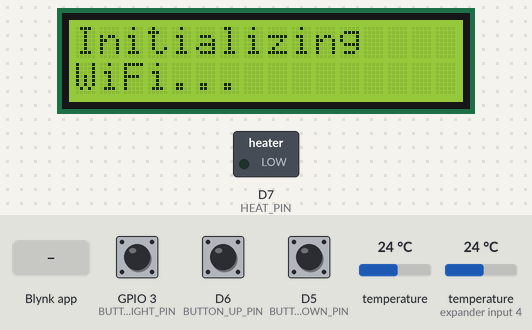
Recording of a sketch running on a simulated ESP8266 (NodeMCU). On the bench: 16×2 character LCD, switched loads named in the sketch (green lamp = pin HIGH). The inputs (shaded band) are chosen by the test bench; at power-on: temperature 24 °C, GPIO 3 (BUTTON_BACKLIGHT_PIN) HIGH, D6 (BUTTON_UP_PIN) HIGH, D5 (BUTTON_DOWN_PIN) HIGH, temperature (sensor on expander input 4) 24 °C. WiFi joins after 1.5 s; servers stay silent unless stated; what the sketch prints to the serial monitor is not drawn.

Above: at 2.2 s.
At 5.2 s:
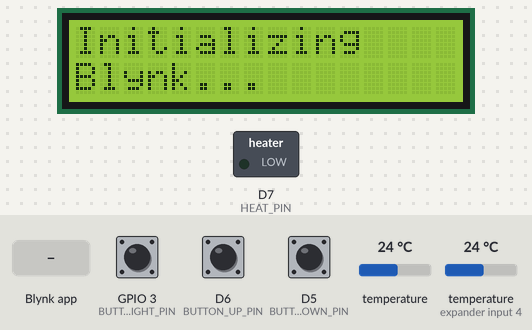
5.3 s: temperature (sensor 0) set to 15.7 °C
7.0 s: temperature (sensor 0) set to 14.3 °C
At 8.5 s:
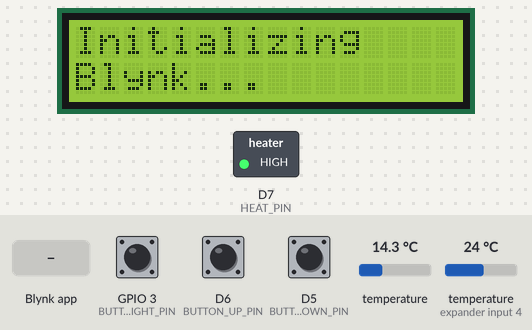
16.5 s: Blynk app writes 1 to V2
At 18.5 s:
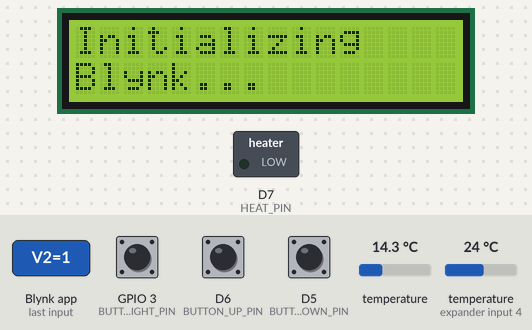
Timing chart, 0 to 20.0 s (numbered marks = the images above; inputs shaded):
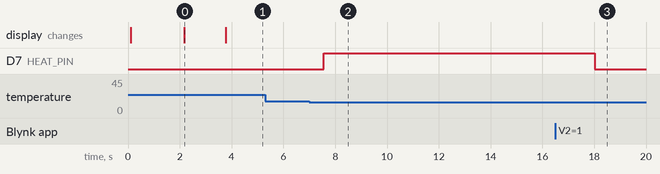

The sketch:

NodeMcuTemperatureBox.ino
```cpp
// PROPAGATOR THERMOSTAT
// IoT project using NodeMCU in combination with Blynk to control the soil temperature in a heated seed propagator
// C 2018 FoxhillSoft
// https://www.instructables.com/Propagator-Thermostat-Using-ESP8266NodeMCU-and-Bly/


#include <ESP8266WiFi.h>
#include <BlynkSimpleEsp8266.h>
#include <Wire.h>
#include <LiquidCrystal_I2C.h>
#include <DallasTemperature.h>


// NodeMCU pin layout
#define LCD_SCL_PIN D1          // GPI04
#define LCD_SDA_PIN D2          // GPI05
#define ONE_WIRE_BUS D3         // GPI00
#define BUTTON_DOWN_PIN D5      // GPIO14
#define BUTTON_UP_PIN D6        // GPI012
#define HEAT_PIN D7             // GPIO13
#define BUTTON_BACKLIGHT_PIN D9 // GPIO3

// Global defines
#define T_TARGET_MIN 15           // Minimum target soil temperature (in degrees Celsius)
#define T_TARGET_MAX 35           // Maximum target soil temperature (in degrees Celsius)
#define COLOR_RED "#E3233F"       // Color of the red LED in Blynk app
#define COLOR_GREEN "#68FC79"     // Color of the green LED in Blynk app
#define TIMER_CHECK_BLYNK  11000L // Frequency in ms to check Blynk connection
#define TIMER_TURN_OFF_LCD 60000L // Frequency in ms to turn off LCD backlight

// Setup a oneWire instance to communicate with the DS1820 temperature Sensors
OneWire oneWire(ONE_WIRE_BUS);

// Pass our oneWire reference to Dallas Temperature.
DallasTemperature Sensors(&oneWire);

// Setup Blynk timer, used to periodically check the Blynk connection
BlynkTimer Timer1;

// Setup Blynk timer, used to turn off LCD backlight after some time
BlynkTimer Timer2;

// Construct an LCD object and pass it the
// I2C address, width (in characters) and
// height (in characters). Depending on the
// Actual device, the IC2 address may change.
LiquidCrystal_I2C LCD(0x3F, 16, 2);

// Important: enter your own data below!
char MySSID[]           = "<<<your SSID goes here>>>";                 // SSID of your WiFi network
char MyPassword[]       = "<<<your password goes here>>>";                  // Password of your WiFi network
char BlynkAuthToken[] = "<<<your Blynk authorization token goes here>>>"; // Your Auth Token in the Blynk App, see the Project Settings (nut icon).

float TempAir;                                              // Air temperature
float TempSoil;                                             // Soil temperature
int   TempTarget;                                           // Target soil temperature
bool  Connected2Blynk;                                      // Blynk connection status
bool  ActuatorHeat;                                         // Actuator heating status
bool  ErrorStatus;                                          // Error status


// ------------------------FUNCTIONS------------------------------------------------------
BLYNK_WRITE(V2)
// This function will be calLED every time Slider Widget
// in Blynk app writes values to the Virtual Pin V2
{
  TempTarget = param.asInt();                            // Assigning incoming value from pin V2 to variable
  Blynk.virtualWrite(V5, TempTarget);
  Serial.println(TempTarget);
  LCD.backlight();                                       // Turn on the backlight
}

WidgetLED LED(V3);
// Register LED in Blynk app to Virtual Pin V3

static void UpdateRelays();

// Fill in real names and pins
static const int RELAY_1_NAME = 0;
static const int RELAY_2_NAME = 0;
static const int RELAY_3_NAME = 0;
static const int RELAY_4_NAME = 0;


void setup() {
  // --------- Step 1: initialize the device
  InitDevice();

  // --------- Step 2: start WiFi
  InitWiFi();

  // --------- Step 3: connect to Blynk
  InitBlynk();

  // --------- Step 4: initialize LCD display
  //InitLCD();
}

void loop() {
  // --------- Step 1: get sensor data
  GetSensorData();

  // --------- Step 2: get manual input
  GetManualInput();

  // --------- Step 3: take action if required
  Check4Action();

  // --------- Step 4: update Blynk
  ProcessBlynk();

  // --------- Step 5: update LCD display
  //UpdateLCD();

  UpdateRelays();
}

void InitDevice()
// Initialize device hardware and software
{
  Serial.begin(115200);
  delay(10);

  Serial.println("Initializing device");

  pinMode(BUTTON_UP_PIN, INPUT_PULLUP);                // Activate 'up button' pin as input including internal pullup
  pinMode(BUTTON_DOWN_PIN, INPUT_PULLUP);              // Activate 'down button' pin as input including internal pullup
  pinMode(BUTTON_BACKLIGHT_PIN, INPUT_PULLUP);         // Activate 'backlight button' pin as input including internal pullup
  pinMode(HEAT_PIN, OUTPUT);                           // Activate 'heat relay' pin as output

  // Configure relays as outputs
  pinMode(RELAY_1_NAME, OUTPUT);
  pinMode(RELAY_2_NAME, OUTPUT);
  pinMode(RELAY_3_NAME, OUTPUT);
  pinMode(RELAY_4_NAME, OUTPUT);

  // Start by turning heat relay OFF
  ActuatorHeat = false;
  digitalWrite(HEAT_PIN, LOW);                         // Turn heat relay off

  //Initialize global variables
  TempTarget = T_TARGET_MIN;
  Connected2Blynk = false;
  ErrorStatus = false;

  // Setup the LCD display. The begin call takes the width and height.
  // This should match the number provided to the constructor.
  Wire.begin(LCD_SDA_PIN, LCD_SCL_PIN);
  LCD.begin(16, 2);                                     // Initialize LCD display
  LCD.backlight();                                      // Turn on the backlight
  LCD.setCursor(0, 0);
  LCD.print("Blynk Thermostat");
  LCD.setCursor(0, 1);
  LCD.print("FoxhillSoft 2018");
  delay(2000);
  LCD.setCursor(0, 0);
  LCD.print("Initializing    ");
  LCD.setCursor(0, 1);
  LCD.print("Sensors...      ");
  // Start up the temperatur sensor library
  Sensors.begin();
}

void InitWiFi()
//Start WiFi connection
{
  // Check for the presence of the shield:
  if (WiFi.status() == WL_NO_SHIELD) {
    Serial.println("WiFi shield not present");
    // Don't continue:
    while (true);
  }

  // Connect to WiFi
  Serial.print("Connecting to ");
  Serial.println(MySSID);
  LCD.setCursor(0, 1);
  LCD.print("WiFi...         ");

  WiFi.begin(MySSID, MyPassword);

  while (WiFi.status() != WL_CONNECTED) {
    Serial.print(".");
    delay(500);
    if (!DebounceKey(BUTTON_BACKLIGHT_PIN)) ESP.reset();  // Sometimes Wifi connection fails, use backlight button as reset button
  }
  Serial.println("");
  Serial.println("WiFi connected");
  Serial.println("IP address: ");
  Serial.println(WiFi.localIP());
}

void InitBlynk()
// Connect to Blynk
{
  Serial.println("Connecting to Blynk");
  LCD.setCursor(0, 1);
  LCD.print("Blynk...        ");

  Blynk.config(BlynkAuthToken);
  // line below needs to be BEFORE Blynk.connect()
  Timer1.setInterval(TIMER_CHECK_BLYNK, CheckConnection); // Periodically check if Blynk still connected
  Blynk.connect();
  if (Blynk.connected())
  {
    Connected2Blynk = true;
    Serial.println("Connected to Blynk server");

    // Inform Blynk about initial status
    Blynk.setProperty(V3, "color", COLOR_GREEN);
    Blynk.setProperty(V3, "label", "Off");
    Blynk.virtualWrite(V4, ActuatorHeat);
    Blynk.virtualWrite(V2, TempTarget);
    Blynk.virtualWrite(V5, TempTarget);
    LED.on();
    LED.setValue(255);
  }
}

void InitLCD()
// Show labels on LCD display
{
  LCD.clear();
  LCD.setCursor(0, 0);
  LCD.print("T Air  Soil Trgt");
  LCD.setCursor(0, 1);
  LCD.print("C               ");
  Timer2.setInterval(TIMER_TURN_OFF_LCD, TurnOffLCD); // Periodically turn LCD backlight off
}

void GetSensorData()
// Get data from all temperature Sensors
{
  // Issue a global temperature request to all devices on the bus
  Serial.print("Requesting temperatures...");
  Sensors.requestTemperatures();   // Send the command to get temperatures
  TempSoil = Sensors.getTempCByIndex(0);
  TempAir = Sensors.getTempCByIndex(1);
  Serial.println("done");
  Serial.print("Soil temperature via device 1 (index 0) is: ");
  Serial.println(TempSoil);
  Serial.print("Air temperature via device 2 (index 1) is: ");
  Serial.println(TempAir);

  // Check if Sensors still work properly
  if ((TempSoil < -75) or (TempAir < -75) or (TempSoil > 75) or (TempAir > 75))
  {
    Serial.println("Invalid temperature(s) detected, sensor error");
    ErrorStatus = true;
  }
  else ErrorStatus = false;
}

void  GetManualInput()
// Check for manual input
{
  if (!DebounceKey(BUTTON_DOWN_PIN))
  {
    // Button to decrease target temperature is pressed
    Serial.println("Button down pressed");
    LCD.backlight();                  // Turn on the backlight
    TempTarget--;
    if (TempTarget < T_TARGET_MIN) TempTarget = T_TARGET_MIN;
    UpdateBlynk();
  }
  if (!DebounceKey(BUTTON_UP_PIN))
  {
    // button to increase target temperature is pressed
    Serial.println("Button up pressed");
    LCD.backlight();                  // Turn on the backlight
    TempTarget++;
    if (TempTarget > T_TARGET_MAX) TempTarget = T_TARGET_MAX;
    UpdateBlynk();
  }
  if (!DebounceKey(BUTTON_BACKLIGHT_PIN))
  {
    // button to turn on LCD backlight is pressed
    Serial.println("Button LCD backlight pressed");
    LCD.backlight();                  // Turn on the backlight
  }
}

void Check4Action()
// See if it is time to turn on or off the heat
{
  if (ErrorStatus) TurnHeatOn(false);
  else
  {
    if (!ActuatorHeat && (TempTarget > TempSoil))TurnHeatOn(true);
    if ( ActuatorHeat && (TempTarget < TempSoil))TurnHeatOn(false);
  }
}

void TurnHeatOn(bool TurnOn)
// Turn heat on or off
{
  if (TurnOn)
  {
    Serial.println("Turning heat on");
    ActuatorHeat = true;
    // Turn heat relay on
    digitalWrite(HEAT_PIN, HIGH);
    // Inform Blynk
    Blynk.setProperty(V3, "color", COLOR_RED);
    Blynk.setProperty(V3, "label", "On");
    UpdateBlynk();
  }
  else
  {
    Serial.println("Turning heat off");
    ActuatorHeat = false;
    // Turn heat relay off
    digitalWrite(HEAT_PIN, LOW);
    // Inform Blynk
    Blynk.setProperty(V3, "color", COLOR_GREEN);
    Blynk.setProperty(V3, "label", "Off");
    UpdateBlynk();
  }
}

void ProcessBlynk()
// Process Blynk
{
  if (Connected2Blynk) {
    Blynk.run();                    // Process incoming commands and perform housekeeping of Blynk connection
  }
  Timer1.run();                      // Poll timer1 to see if it is time for action
  Timer2.run();                      // Poll timer2 to see if it is time for action
}

void UpdateLCD()
// Show data on LCD display
{
  LCD.setCursor(0, 1);
  if (ErrorStatus)
  {
    LCD.backlight();                // Turn on the backlight
    LCD.print("! SENSOR ERROR !");
  }
  else
  {
    LCD.print("C               ");
    LCD.setCursor(2, 1);
    LCD.print(TempAir, 1);
    LCD.setCursor(7, 1);
    LCD.print(TempSoil, 1);
    LCD.setCursor(13, 1);
    LCD.print(TempTarget);
  }
}

void CheckConnection()
// Timer function to periodically check if we are still connected to Blynk server
{
  if (!Blynk.connected())
  {
    Serial.println("Not connected to Blynk server");
    Connected2Blynk = false;
    Blynk.connect();  // Try to connect to server with default timeout
  }
  else
  {
    Serial.println("Connected to Blynk server");
    Connected2Blynk = true;
    UpdateBlynk();   // Time to update data in the Blynk app
  }
}

void UpdateBlynk()
// Write device data to Blynk app via virtual pins
{
  Blynk.virtualWrite(V0, TempAir);
  Blynk.virtualWrite(V1, TempSoil);
  Blynk.virtualWrite(V2, TempTarget);
  Blynk.virtualWrite(V4, ActuatorHeat);
  Blynk.virtualWrite(V5, TempTarget);
}

void TurnOffLCD()
{
  LCD.noBacklight(); // Turn off LCD backlight, can be switched on manually again
}

boolean DebounceKey(int pin)
// Deboucing a key
{
  boolean State;
  boolean PreviousState;
  const int DebounceDelay = 30;

  PreviousState = digitalRead(pin);
  for (int Counter = 0; Counter < DebounceDelay; Counter++)
  {
    delay(1);
    State = digitalRead(pin);
    if (State != PreviousState)
    {
      Counter = 0;
      PreviousState = State;
    }
  }
  return State;
}

static void UpdateRelays()
{
  // Turn a relay on
  if (TempAir >= 100.0)
  {
    digitalWrite(RELAY_1_NAME, HIGH);
  }
}
```

Measured:
- the behaviour switches between 15 and 14.9 °C on temperature (sensor 0) (found by bisection; images 1 and 2)
- after the input at 5.3 s, every drawn part: stays the same
- after the input at 7.0 s, D7 (HEAT_PIN): LOW → HIGH after 0.56 s
- after the input at 16.5 s, D7 (HEAT_PIN): HIGH → LOW after 1.5 s
- what the display in image 0 shows lasts 1.6 s, from 2.2 s to 3.8 s
